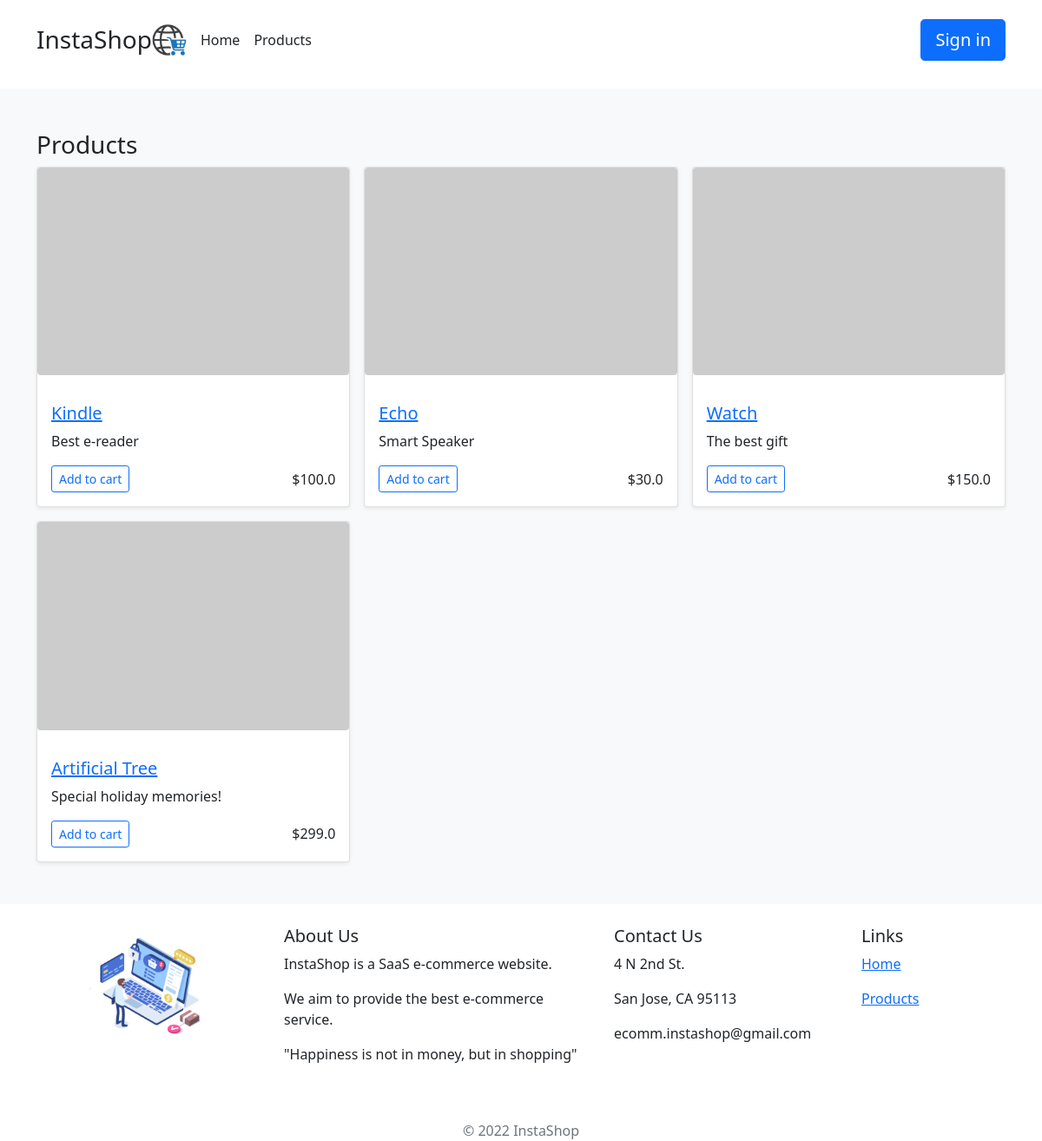
/ecommerce/products, run on an earlier commit of the app's database.
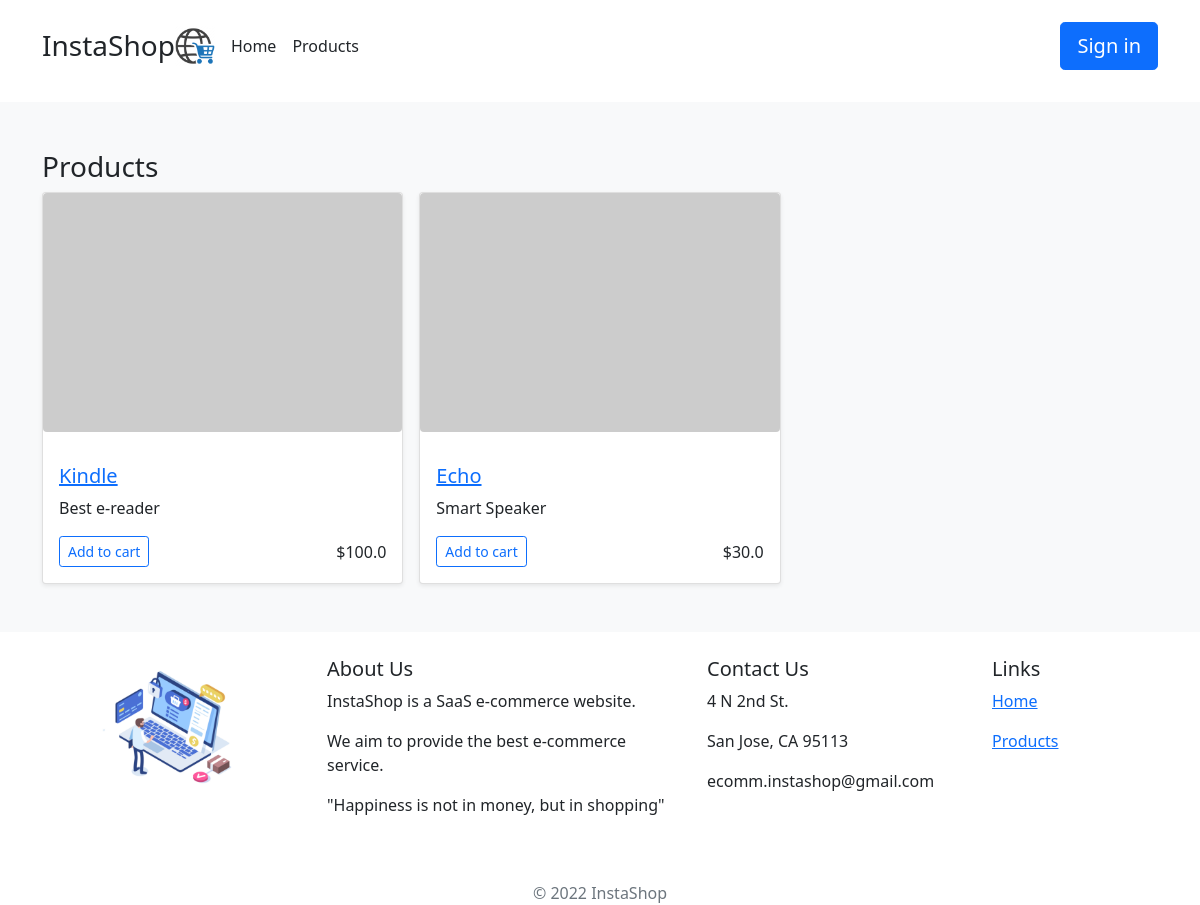
And on a later commit of the database.
### ecommerce/models.py (models this page shows, shortened)
class Product(models.Model):
    name = models.CharField(max_length=50)
    description = models.CharField(max_length=500)
    price = models.FloatField(null=True)
    stock = models.IntegerField(null=True)

### ecommerce/views.py (the view)
# urls.py: path('products', views.products, name='products'),
def products(request):
    product_list = Product.objects.all()
    context = {
        'product_list': product_list,
    }
    return render(request, 'ecommerce/products.html', context)

### ecommerce/templates/ecommerce/products.html (shortened to what this page needs)
{% include "ecommerce/header.html" %}
<body>
<div class="album py-5 bg-light">
    <div class="container">
        <h3>Products</h3>
        <div class="row row-cols-1 row-cols-sm-2 row-cols-md-3 g-3">
            {% if product_list %}
                {% for product in product_list %}
                    <div class="col">
                        <div class="card shadow-sm">
                            <img class="rounded" src="https://picsum.photos/seed/picsum/600/400">
                            <div class="card-body">
                                <p class="card-text">
                                <h5><a href="{% url 'product' product.id %}">{{ product.name }}</a></h5>
                                <p>{{ product.description }}</p>
                                </p>
                                <div class="d-flex justify-content-between align-items-center">
                                    <div class="btn-group">
                                        <button type="button" class="add-to-cart btn btn-sm btn-outline-primary"
                                                user-id="{{ user.id }}" product-id="{{ product.id }}">
                                            Add to cart
                                        </button>
                                    </div>
                                    <bold class="text">${{ product.price }}</bold>
                                </div>
                            </div>
                        </div>
                    </div>
                {% endfor %}
            {% else %}
                <p>No products are available.</p>
            {% endif %}
        </div>
    </div>
</div>
</body>
{% include "ecommerce/footer.html" %}

### ecommerce/templates/ecommerce/header.html (shortened to what this page needs)
<!DOCTYPE html>
<html lang="en">
<link href="https://cdn.jsdelivr.net/npm/bootstrap@5.1.1/dist/css/bootstrap.min.css" rel="stylesheet"
>
<header class="p-3 mb-3" style="margin-top: 6px">
    <div class="container">
        <div class="font-weight-bold d-flex flex-wrap align-items-center justify-content-center justify-content-lg-start">
            <h3 class="d-flex align-items-center mb-2 mb-lg-0 text-dark text-decoration-none" style="margin-right: 8px">
                InstaShop <img src="/static/ecommerce/images/header_logo.png" width="40" height="40">
            </h3>
            <ul class="nav col-12 col-lg-auto me-lg-auto mb-2 justify-content-center mb-md-0">
                <li><a href="{% url 'index' %}" class="nav-link px-2 link-dark">Home</a></li>
                <li><a href="{% url 'products' %}" class="nav-link px-2 link-dark">Products</a></li>
            </ul>
            <div class="text-end">
                {% if user.id == null %}
                    <a href="{% url 'login' %}"><button class="w-100 btn btn-lg btn-primary" type="submit">Sign in</button></a>
                {% else %}
                    <a href="#" class="nav-link px-2 link-secondary">Current User: {{ user.username }}</a>
                {% endif %}
            </div>
        </div>
    </div>
</header>

### ecommerce/templates/ecommerce/footer.html (shortened to what this page needs)
<!DOCTYPE html>
<html lang="en">
<link href="https://cdn.jsdelivr.net/npm/bootstrap@5.1.1/dist/css/bootstrap.min.css" rel="stylesheet"
>
<footer>
    <div class="container" style="margin-top: 25px">
        <div class="row">
            <div class="col-sm-3">
                <img src="/static/ecommerce/images/footer_pic.png" width="100%">
            </div>
            <div class="col-sm-4">
                <h5>About Us</h5>
                <p>InstaShop is a SaaS e-commerce website.</p>
                <p>We aim to provide the best e-commerce service.</p>
                <p>"Happiness is not in money, but in shopping"</p>
            </div>
            <div class="col-sm-3">
                <h5>Contact Us</h5>
                <p>4 N 2nd St.</p>
                <p>San Jose, CA 95113</p>
                <p class="text-break ">ecomm.instashop@gmail.com</p>
            </div>
            <div class="col-sm-2">
                <h5>Links</h5>
                <p><a href="{% url 'index' %}">Home</a></p>
                <p><a href="{% url 'products' %}">Products</a></p>
            </div>
        </div>
        <div class="mt-5 text-muted text-center">
            &copy; 2022 InstaShop
        </div>
    </div>
</footer>

What changed in the data, as far as the page shows it:
removed Product: name "Watch", description "The best gift", price "150.0"
removed Product: name "Artificial Tree", description "Special holiday memories!", price "299.0"
